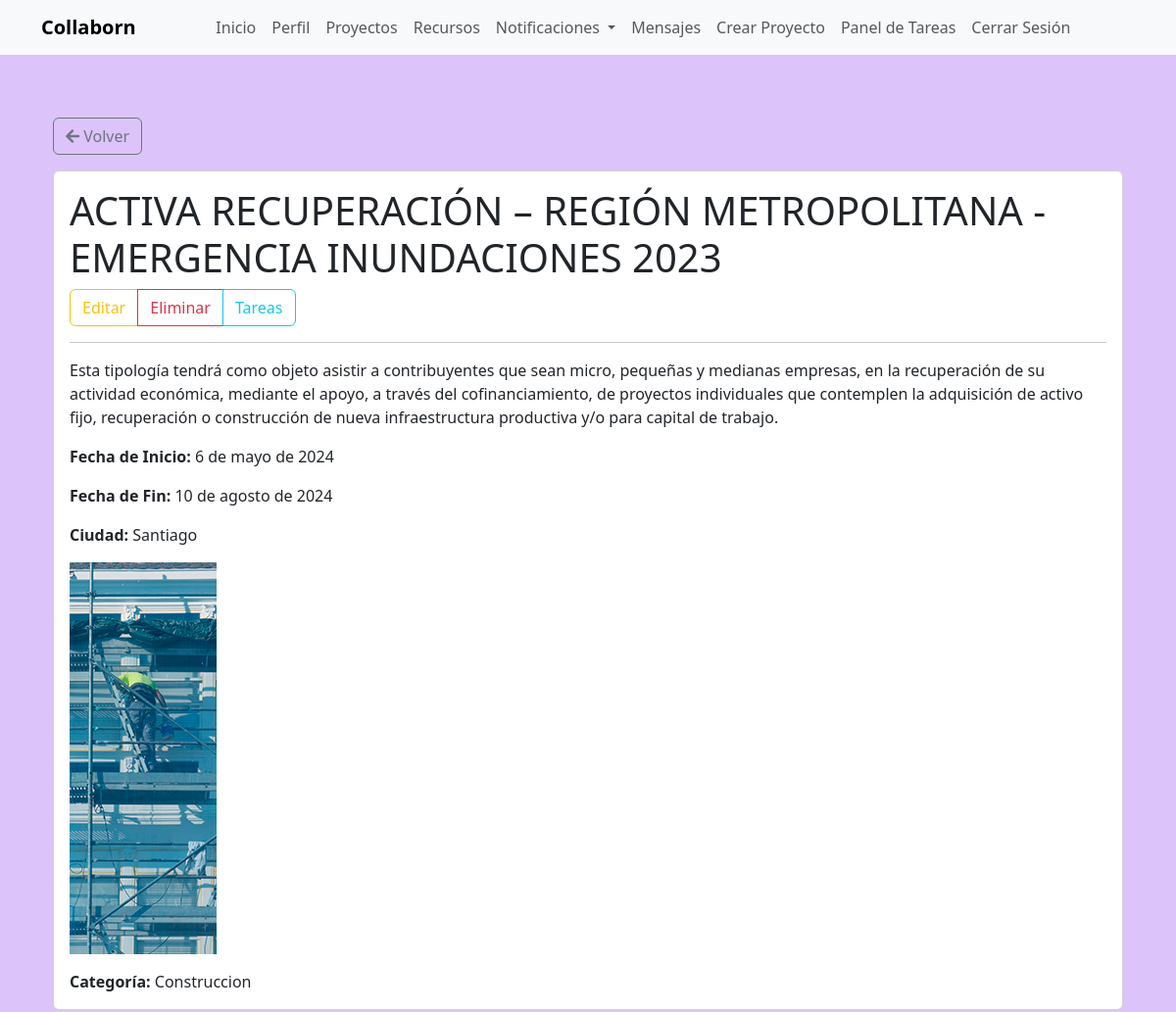
Before: /proyectos/2/ (signed in, upper part) with the older database file.
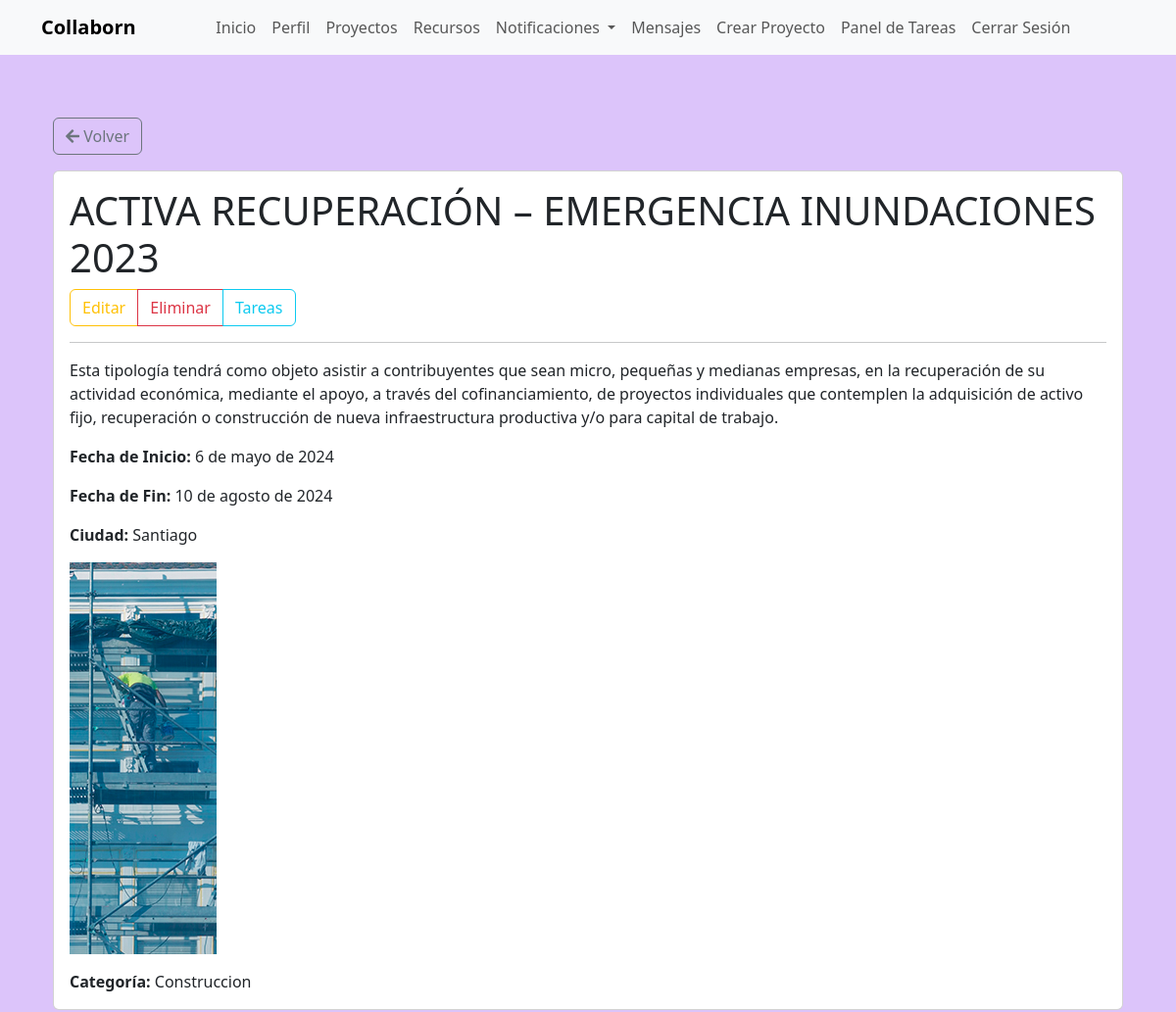
After: the same page with the newer database file.
### myapp/models.py (models this page shows, shortened)
class Proyecto(models.Model):
    nombre = models.CharField(max_length=200)
    descripcion = models.TextField()
    fecha_inicio = models.DateField()
    fecha_fin = models.DateField()
    ciudad = models.CharField(max_length=100, blank=True, null=True)
    imagen = models.ImageField(upload_to='proyectos/', blank=True, null=True)
    categoria = models.CharField(max_length=100, blank=True, null=True)
    creador = models.ForeignKey(User, on_delete=models.CASCADE)

### myapp/views.py (the view)
# urls.py: path('proyectos/<int:proyecto_id>/', views.proyecto_detail, name='proyecto_detail'),
@login_required
def proyecto_detail(request, proyecto_id):
    proyecto = get_object_or_404(Proyecto, id=proyecto_id)
    comentarios = proyecto.comentarios.all()
    if request.method == 'POST':
        form = ComentarioForm(request.POST)
        if form.is_valid():
            comentario = form.save(commit=False)
            comentario.proyecto = proyecto
            comentario.autor = request.user
            comentario.save()
            messages.success(request, 'Comentario agregado exitosamente.')
            return redirect('proyecto_detail', proyecto_id=proyecto.id)
        else:
            messages.error(request, 'Error al agregar el comentario.')
    else:
        form = ComentarioForm()
    return render(request, 'myapp/proyecto_detail.html', {'proyecto': proyecto, 'comentarios': comentarios, 'form': form})

### myapp/templates/myapp/proyecto_detail.html (shortened to what this page needs)
{% extends 'myapp/base.html' %}
{% block content %}
<div class="container mt-5">
    <div class="mb-3">
        <a href="{% url 'proyecto_list' %}" class="btn btn-outline-secondary">
            <i class="fas fa-arrow-left"></i> Volver
        </a>
    </div>
    <div class="card mb-3">
        <div class="card-body">
            <div class="d-flex justify-content-between align-items-center flex-wrap">
                <h1 class="card-title">{{ proyecto.nombre }}</h1>
                {% if perms.myapp.change_proyecto %}
                <div class="btn-group mt-2 mt-md-0" role="group" aria-label="Administrar Proyecto">
                    <a href="{% url 'proyecto_edit' proyecto.id %}" class="btn btn-outline-warning">Editar</a>
                    <a href="{% url 'confirmar_eliminar_proyecto' proyecto.id %}" class="btn btn-outline-danger">Eliminar</a>
                    <a href="{% url 'listar_tareas' proyecto.id %}" class="btn btn-outline-info">Tareas</a>
                </div>
                {% endif %}
            </div>
            <hr>
            <p class="card-text">{{ proyecto.descripcion }}</p>
            <p class="card-text"><strong>Fecha de Inicio:</strong> {{ proyecto.fecha_inicio }}</p>
            <p class="card-text"><strong>Fecha de Fin:</strong> {{ proyecto.fecha_fin }}</p>
            <p class="card-text"><strong>Ciudad:</strong> {{ proyecto.ciudad }}</p>
            {% if proyecto.imagen %}
            <img src="{{ proyecto.imagen.url }}" alt="{{ proyecto.nombre }}" class="img-fluid mb-3">
            {% else %}
            <p>No hay imagen disponible.</p>
            {% endif %}
            <p class="card-text"><strong>Categoría:</strong> {{ proyecto.categoria }}</p>
        </div>
    </div>
</div>
{% endblock %}

Changed rows visible on the page:
changed Proyecto "Santiago": nombre "ACTIVA RECUPERACIÓN – REGIÓN METROPOLITANA - EMERGENCIA INUNDACIONES 2023" → "ACTIVA RECUPERACIÓN – EMERGENCIA INUNDACIONES 2023"
